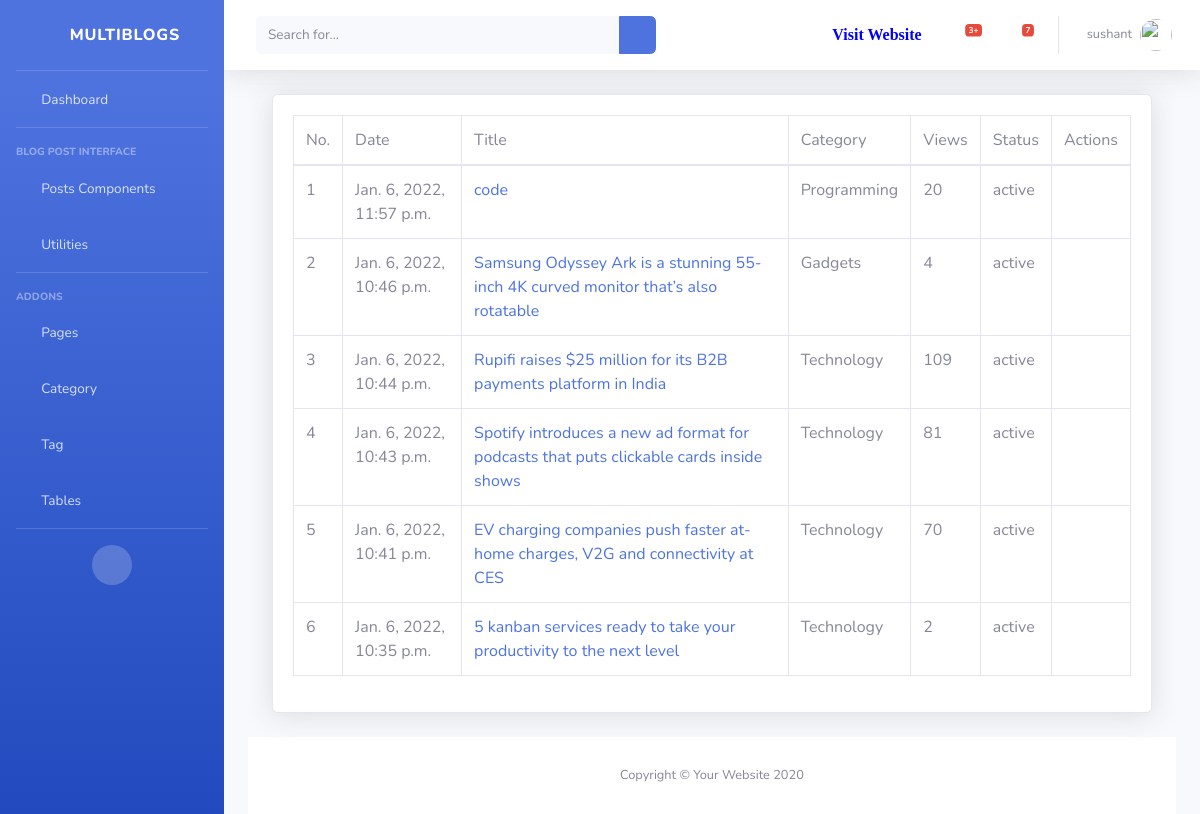
Page /dashboard/post/ (signed in) on the earlier database version.
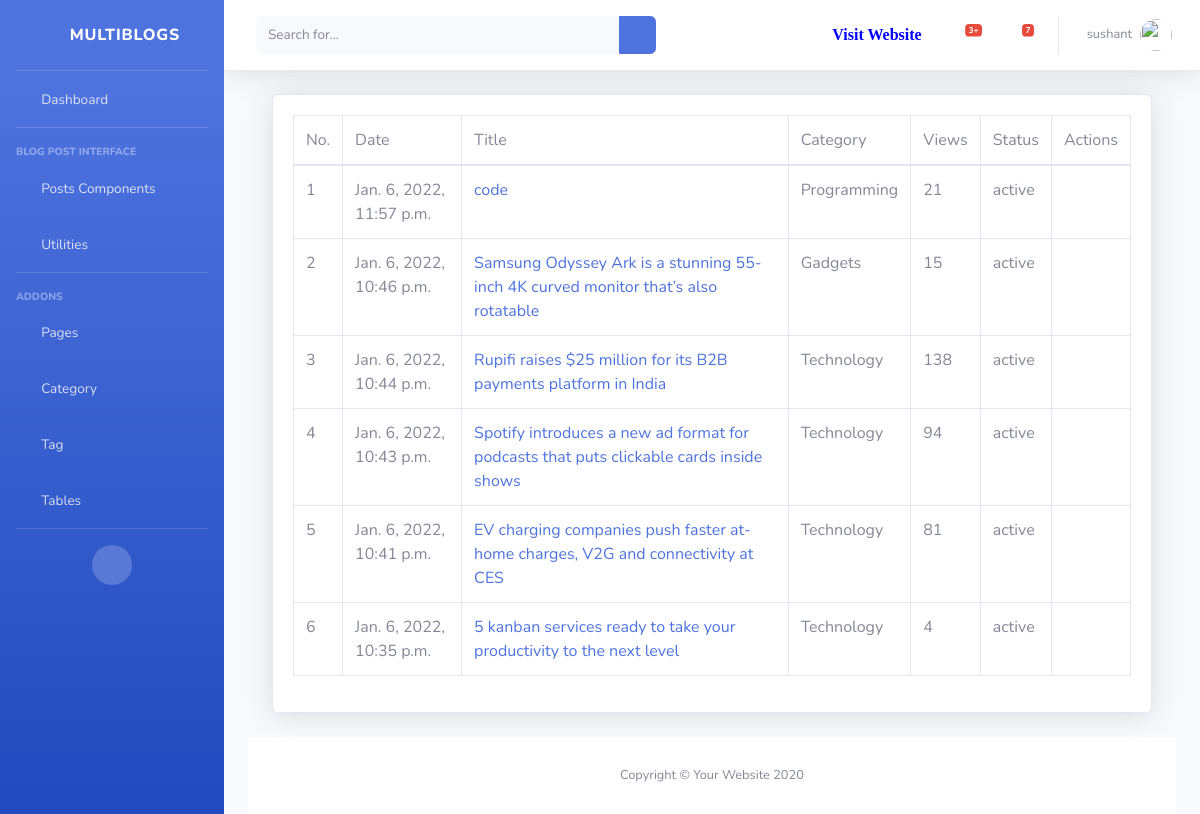
Same page on the later database version.
### dashboard/models.py (models this page shows, shortened)
class Author(models.Model):
    author = models.OneToOneField(User, on_delete= models.CASCADE)
    email = models.EmailField(unique=True, blank=True, null=True)
    first_name = models.CharField(max_length=100, null=True, blank=True, verbose_name='First Name')
    last_name = models.CharField(max_length=100, null=True, blank=True,verbose_name='Last Name')
    designation = models.CharField(max_length=10, null=True)
    author_image = models.ImageField(upload_to='author/',verbose_name='Author Profile Image',blank=True, null=True)
    auth_status = models.CharField(max_length=100, null=True)
    class Meta:
        verbose_name_plural = 'Author'

### blogapp/models.py (models this page shows, shortened)
class Blog(models.Model):
    status = (
        ('active','active'),
        ('pending','pending')
    )
    title  = models.CharField(max_length=200, null=True)
    detail = RichTextField(blank=True, null=True)
    image = models.ImageField(upload_to='images/media', null=True, blank=True)
    catagories = models.ForeignKey(Catagory,on_delete=models.DO_NOTHING, null=True)
    tags = models.ManyToManyField(Tag, blank=True)
    status = models.CharField(max_length=20, choices=status, default='pending')
    author = models.ForeignKey(Author, on_delete=models.CASCADE)
    featured  = models.BooleanField(default=False)
    visit_count = models.IntegerField(default=0)
    visible = models.BooleanField(default=True)
    created_at = models.DateTimeField(auto_now_add=True)
    class Meta:
        verbose_name_plural = 'Blog'

class Catagory(models.Model):
    name = models.CharField(max_length=200, null=True)
    slug = models.SlugField(null=True)
    image = models.CharField(max_length=300, null=True, blank=True )
    description = models.CharField(max_length=500, null=True,blank=True, verbose_name='Description')
    class Meta:
        verbose_name_plural = 'Catagory'
    def __str__(self):
        return str(self.name)

### dashboard/views.py (the view)
# urls.py: path('post/', views.AllPost.as_view(), name='all_post'),
class AllPost(View):
    @method_decorator(login_required(login_url='login'))
    def dispatch(self,request,*args,**kwargs):
        return super().dispatch(request,*args,**kwargs)
    def get(self,request):
        user = request.user.author
        post = user.blog_set.all().order_by('-id')
        context = {
            'post':post
        }
        return render(request,'dashboard/post/all_post.html',context)

### blogapp/context_processors.py (called while the page is built)
def globalVariable(request):
    category = Catagory.objects.all()\
        .annotate(post_count=Count('blog'))\
        .filter(blog__isnull=False)\
        .order_by('-post_count')[:4]
    category_count = category.count()
    context = {
        'category':category,
        'cat_count':category_count
        }
    return context

### templates/dashboard/post/all_post.html (shortened to what this page needs)
{% extends 'dashboard/base/base.html' %}
{% block body %}
{% load humanize %}
<div class="container-fluid">
                    <div class="card shadow mb-4">
                        <div class="card-body">
                            <div class="table-responsive">
                                <table class="table table-bordered" id="dataTable" width="100%" cellspacing="0">
                                    <thead>
                                        <tr>
                                            <td>No. </td>
                                            <td> Date </td>
                                            <td> Title </td>
                                            <td> Category </td>
                                            <td> Views </td>
                                            <td> Status </td>
                                            <td> Actions </td>
                                        </tr>
                                    </thead>
                                    <tbody>
                                        {% for p in post %}
                                        <tr>
                                            <td>{{ forloop.counter }}</td>
                                            <td> {{ p.created_at|naturalday }}</td>
                                            <td><a href="{% url 'post' p.id %}">{{ p.title }}</a>  </td>
                                            <td> {{ p.catagories }} </td>
                                            <td> {{ p.visit_count }} </td>
                                            <td> {{ p.status }} </td>
                                            <td><a href="{% url 'edit_post' p.id %}"><i class="far fa-edit"></i></a>
                                                {% if p.visible == False %}
                                                    <a href="{% url 'visible' p.id %}"><i class="fas fa-eye"></i></a>
                                                {% else %}
                                                    <a href="{% url 'hidden' p.id %}"><i class="fas fa-eye-slash"></i></a>
                                                {% endif %}
                                            </td>
                                        </tr>
                                        {% endfor %}
                                    </tbody>
                                </table>
                            </div>
                        </div>
                    </div>
{% endblock %}

### templates/dashboard/base/base.html (shortened to what this page needs)
<!DOCTYPE html>
<html lang="en">
    {% load static %}
    {% load humanize %}
<head>
    {% load static %}
    <link href="{% static  'vendor/fontawesome-free/css/all.min.css' %}" rel="stylesheet" type="text/css">
    <link href="{% static 'css/sb-admin-2.min.css' %}" rel="stylesheet">
</head>
<body id="page-top">
    <div id="wrapper">
        <ul class="navbar-nav bg-gradient-primary sidebar sidebar-dark accordion" id="accordionSidebar">
            <a class="sidebar-brand d-flex align-items-center justify-content-center" href="index.html">
                <div class="sidebar-brand-icon rotate-n-15">
                    <i class="fas fa-laugh-wink"></i>
                </div>
                <div class="sidebar-brand-text mx-3">MultiBlogs</div>
            </a>
            <hr class="sidebar-divider my-0">
            {%  url 'dashboard' as url %}
            <li class="nav-item {% if request.path == url %} active {% endif %}">
                <a class="nav-link" href="{{ url }}">
                    <i class="fas fa-fw fa-tachometer-alt"></i>
                    <span>Dashboard</span></a>
            </li>
            <hr class="sidebar-divider">
            <div class="sidebar-heading">
                Blog Post Interface
            </div>
            <li class="nav-item">
                <a class="nav-link collapsed" href="#" data-toggle="collapse" data-target="#collapseTwo"
                    aria-expanded="true" aria-controls="collapseTwo">
                    <i class="fas fa-fw fa-cog"></i>
                    <span> Posts Components</span>
                </a>
            </li>
            <li class="nav-item">
                <a class="nav-link collapsed" href="#" data-toggle="collapse" data-target="#collapseUtilities"
                    aria-expanded="true" aria-controls="collapseUtilities">
                    <i class="fas fa-fw fa-wrench"></i>
                    <span>Utilities</span>
                </a>
            </li>
            <hr class="sidebar-divider">
            <div class="sidebar-heading">
                Addons
            </div>
            <li class="nav-item">
                <a class="nav-link collapsed" href="#" data-toggle="collapse" data-target="#collapsePages"
                    aria-expanded="true" aria-controls="collapsePages">
                    <i class="fas fa-fw fa-folder"></i>
                    <span>Pages</span>
                </a>
            </li>
            <li class="nav-item">
                <a class="nav-link" href="{% url 'category' %}">
                    <i class="fas fa-fw fa-chart-area"></i>
                    <span>Category</span></a>
            </li>
            <li class="nav-item">
                <a class="nav-link" href="{% url 'tag' %}">
                    <i class="fas fa-fw fa-chart-area"></i>
                    <span>Tag</span></a>
            </li>
            <li class="nav-item">
                <a class="nav-link" href="tables.html">
                    <i class="fas fa-fw fa-table"></i>
                    <span>Tables</span></a>
            </li>
            <hr class="sidebar-divider d-none d-md-block">
            <div class="text-center d-none d-md-inline">
                <button class="rounded-circle border-0" id="sidebarToggle"></button>
            </div>
        </ul>
        <div id="content-wrapper" class="d-flex flex-column">
            <div id="content">
                <nav class="navbar navbar-expand navbar-light bg-white topbar mb-4 static-top shadow">
                    <form
                        class="d-none d-sm-inline-block form-inline mr-auto ml-md-3 my-2 my-md-0 mw-100 navbar-search">
                        <div class="input-group">
                            <input type="text" class="form-control bg-light border-0 small" placeholder="Search for..."
                                aria-label="Search" aria-describedby="basic-addon2">
                            <div class="input-group-append">
                                <button class="btn btn-primary" type="button">
                                    <i class="fas fa-search fa-sm"></i>
                                </button>
                            </div>
                        </div>
                    </form>
                    <ul class="navbar-nav ml-auto">
                        <li class="nav-item mx-1"> <a class="nav-link" style="color:blue" href="{% url 'home' %}" target="_blank"> <i class="fa fa-link"> Visit Website</i> </a></li>
                        <li class="nav-item dropdown no-arrow mx-1">
                            <a class="nav-link dropdown-toggle" href="#" id="alertsDropdown" role="button"
                                data-toggle="dropdown" aria-haspopup="true" aria-expanded="false">
                                <i class="fas fa-bell fa-fw"></i>
                                <span class="badge badge-danger badge-counter">3+</span>
                            </a>
                        </li>
                        <li class="nav-item dropdown no-arrow mx-1">
                            <a class="nav-link dropdown-toggle" href="#" id="messagesDropdown" role="button"
                                data-toggle="dropdown" aria-haspopup="true" aria-expanded="false">
                                <i class="fas fa-envelope fa-fw"></i>
                                <span class="badge badge-danger badge-counter">7</span>
                            </a>
                        </li>
                        <li class="nav-item dropdown no-arrow">
                            <a class="nav-link dropdown-toggle" href="#" id="userDropdown" role="button"
                                data-toggle="dropdown" aria-haspopup="true" aria-expanded="false">
                                <span class="mr-2 d-none d-lg-inline text-gray-600 small">{{ user.author.author.username }}</span>
                                {% if user.author.author_image %}
                                <img class="img-profile rounded-circle"
                                    src="{{ user.author.author_image.url }}">
                                {% else %}
                                <img class="img-profile rounded-circle" src="https://www.pngarts.com/files/11/Avatar-PNG-Transparent-Image.png" alt="">
                                {% endif %}
                            </a>
                        </li>
                    </ul>
                </nav>
                <div class="container-fluid">
                {% block body %}{% endblock %}
            </div>
            <footer class="sticky-footer bg-white" style="bottom: 0;">
                <div class="container my-auto">
                    <div class="copyright text-center my-auto">
                        <span>Copyright &copy; Your Website 2020</span>
                    </div>
                </div>
            </footer>
        </div>
    </div>
</body>
</html>

Differences in the rows shown:
changed Blog "Jan. 6, 2022, 11:57 p.m.": visit_count "20" → "21"
changed Blog "Jan. 6, 2022, 10:46 p.m.": visit_count "4" → "15"
changed Blog "Jan. 6, 2022, 10:44 p.m.": visit_count "109" → "138"
changed Blog "Jan. 6, 2022, 10:43 p.m.": visit_count "81" → "94"
changed Blog "Jan. 6, 2022, 10:41 p.m.": visit_count "70" → "81"
changed Blog "Jan. 6, 2022, 10:35 p.m.": visit_count "2" → "4"
